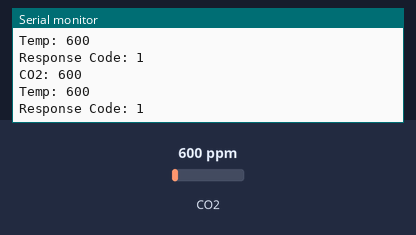
The sketch below on a simulated Arduino Mega 2560, built with avr-gcc and run on an emulated ATmega2560. On the bench: the last lines printed to the serial monitor. The test bench sets the inputs (shaded band); at power-on: CO2 600 ppm.

Above: at 4.8 s.
4.9 s: CO2 set to 452 ppm
At 6.9 s:
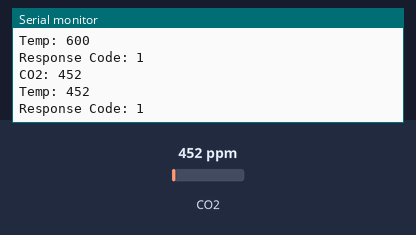
7.9 s: CO2 set to 1050 ppm
At 9.3 s:
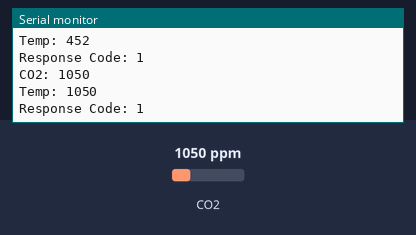
Timing chart, 0 to 10.9 s (numbered marks = the images above; inputs shaded):
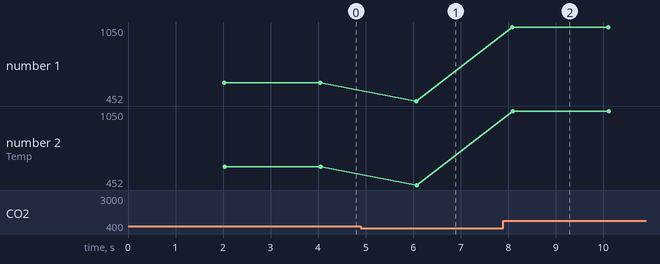

Measured:
- after the input at 4.9 s, the serial monitor: prints a new line after 1.2 s (image 1)
- after the input at 7.9 s, the serial monitor: prints a new line after 0.18 s (image 2)
- plotted number 1: 600 → 452 after the input at 4.9 s, 452 → 1050 after the input at 7.9 s
- plotted number 2: 600 → 452 after the input at 4.9 s, 452 → 1050 after the input at 7.9 s

The sketch:

mhz19.ino
```cpp
/*
   Every time communication is initiated, a code is subsequetnly
   generated to represent the result of the attempt. This can
   be used to monitor your program and pinpoint any difficulties
   your program might be having.
   The codes are as followed:
  RESULT_NULL = 0,             // This should not occur, and suggests a library logic error
  RESULT_OK = 1,               // Communication was sucessfull
  RESULT_TIMEOUT = 2,          // Timed out waiting for a response
  RESULT_MATCH = 3,            // Recieved data does not match the usual syntax expected
  RESULT_CRC = 4,              // Recieved data does not match the CRC given
    RESULT_FILTER = 5,           // Filter was triggered (see FilterUsage example)
  RESULT_FAILED = 6            // Not currently used
*/

#include <Arduino.h>
#include "MHZ19.h"                           //  Remove if using HardwareSerial or non-uno compatabile device


#define BAUDRATE 9600                                      // Native to the sensor (do not change)

MHZ19 myMHZ19;
                  // Uno example

unsigned long getDataTimer = 0;

void setRange(int range);

void setup()
{
    Serial.begin(9600);

    Serial2.begin(BAUDRATE);                                // Uno Exammple: Begin Stream with MHZ19 baudrate
    myMHZ19.printCommunication();                            // Error Codes are also included here if found (mainly for debugging/interest)

    myMHZ19.begin(Serial2);                                 // *Important, Pass your Stream reference
}

void loop()
{

    if (millis() - getDataTimer >= 2000)
    {
        int CO2;                                        // Buffer for CO2
        CO2 = myMHZ19.getCO2();                         // Request CO2 (as ppm)
        //int8_t MHTemp = myMHZ19.getTemperature();

        if(myMHZ19.errorCode == RESULT_OK)              // RESULT_OK is an alis for 1. Either can be used to confirm the response was OK.
        {
            Serial.print("CO2: ");
            Serial.println(CO2);
            Serial.print("Temp: ");
            Serial.println(CO2);
            Serial.print("Response Code: ");
            Serial.println(myMHZ19.errorCode);          // Get the Error Code value
        }

        else
        {
            Serial.println("Failed to recieve CO2 value - Error");
            Serial.print("Response Code: ");
            Serial.println(myMHZ19.errorCode);          // Get the Error Code value
        }

        getDataTimer = millis();
    }
}
```
